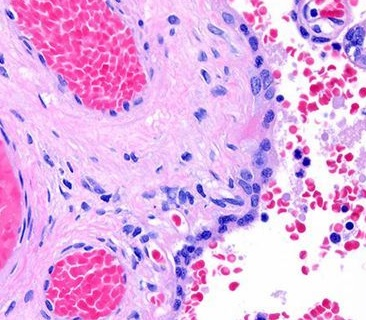
#> input picture Exercicios/# 6 - Segmentação/ImgEx2.jpg, 366 x 320 px, found by its file name
$ python ex2.py
#> lines starting #> are read from the running program, lines starting #| are printed output that depends on the picture; after the words box and inside, x2 and y2 are one past the last pixel; in counts of white or black regions, pixels touching at a corner belong together
# Dada a imagem à direita, desenvolva um método capaz de
# segmentar as regiões “circulares” em azul/violeta. Descreva
# cada etapa utilizada para caracterizar o método. Em
# seguida, considere algumas regiões de controle e calcule as
# taxas de acerto e erro do método. O programa deve fornecer
# como saída uma imagem com as regiões circulares
# segmentadas e as taxas obtidas.

# Importação das bibliotecas necessárias
import os
import numpy as np
import cv2
import matplotlib.pyplot as plt
from skimage.filters import threshold_local
from PIL import Image

# Função para redimensionar imagem


def opencv_resize(image, ratio):
    width = int(image.shape[1] * ratio)
    height = int(image.shape[0] * ratio)
    dim = (width, height)
    return cv2.resize(image, dim, interpolation=cv2.INTER_AREA)


# Nome do arquivo de imagem a ser processado
file_name = os.path.abspath(os.path.dirname(__file__))+'\\ImgEx2.jpg'

# Abre a imagem com PIL
img_pil = Image.open(file_name)
#> img_pil is the input picture: PIL image 366x320 RGB; mean R, G, B 227.5, 175.3, 229.1
img_pil.thumbnail((200, 200), Image.LANCZOS)
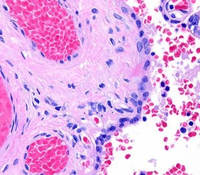
#> img_pil: PIL image 200x175 RGB; mean R, G, B 227.4, 175.3, 229

# Converte a imagem PIL para um array NumPy e depois para o formato de cores BGR
img_np = np.array(img_pil)
image = cv2.cvtColor(img_np, cv2.COLOR_RGB2BGR)

# Redimensiona a imagem para uma altura de 500 pixels
resize_ratio = 500 / image.shape[0]
#> resize_ratio = 2.86
original = image.copy()
image = opencv_resize(image, resize_ratio)
#> in opencv_resize, `return cv2.resize(image, dim, interpolation=cv2.INTER_AREA)`:
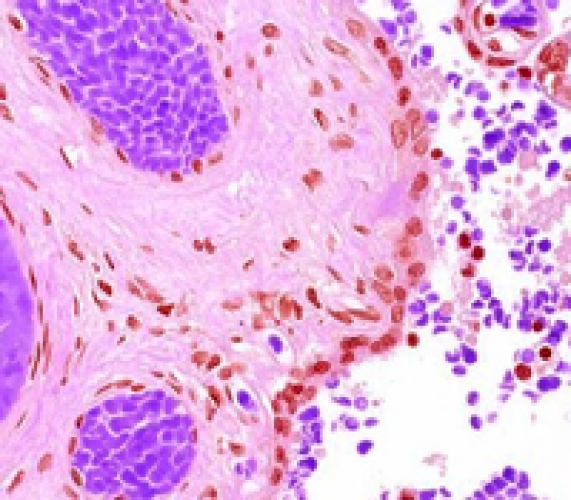
#> returned value: shape (500, 571, 3); mean of channels 0, 1, 2 228.9, 175.2, 227.3; drawn as R, G, B

# Converte a imagem para o espaço de cores RGB e cria uma máscara para os tons de azul
gray = cv2.cvtColor(image, cv2.COLOR_BGR2RGB)
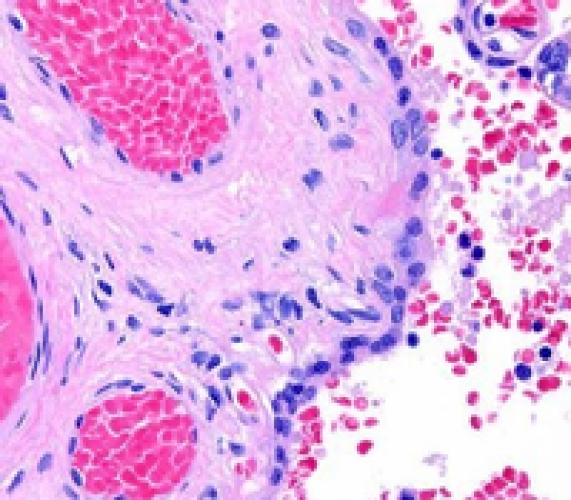
#> gray: shape (500, 571, 3); mean R, G, B 227.3, 175.2, 228.9
mask = cv2.inRange(gray, (100, 90, 90), (130, 255, 255))
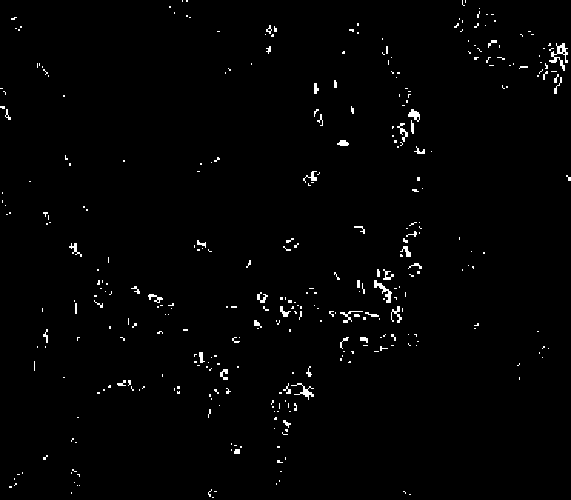
#> mask: shape (500, 571); 1.3% white in thin lines or dots

# Utiliza a operação de erosão para reduzir o ruído na imagem
rectKernel = cv2.getStructuringElement(cv2.MORPH_ELLIPSE, (1, 1))
dilated = cv2.erode(mask, rectKernel)

# Aplica o detector de bordas Canny para encontrar as bordas na imagem
edged = cv2.Canny(dilated, 13, 150, apertureSize=3)
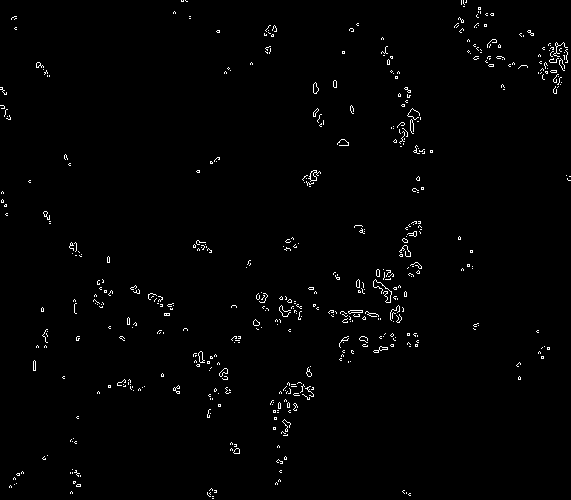
#> edged: shape (500, 571); 1.3% white in thin lines or dots

# Encontra os contornos na imagem
contours, hierarchy = cv2.findContours(
    edged, cv2.RETR_TREE, cv2.CHAIN_APPROX_SIMPLE)
#> contours = 603 contours, 585 with area under 20; largest, box (x1, y1, x2, y2) and area: (308, 170, 321, 182) 46, (310, 170, 317, 181) 42, (313, 82, 319, 94) 38, (313, 82, 319, 94) 38, (198, 351, 205, 363) 36

# Desenha os contornos encontrados na imagem
image_with_contours = cv2.drawContours(
    image.copy(), contours, -1, (0, 255, 0), 3)
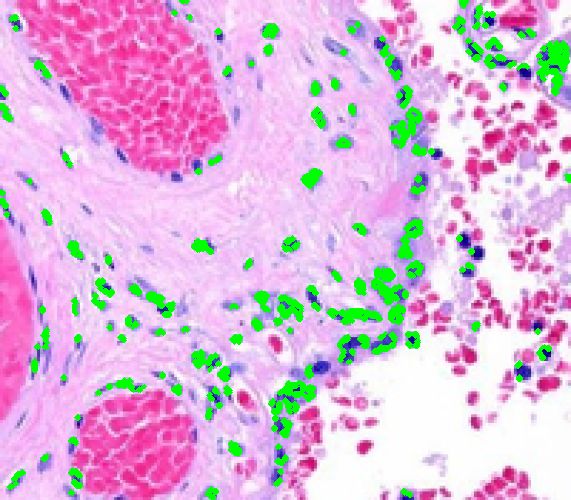
#> image_with_contours: shape (500, 571, 3); mean B, G, R 216.8, 183.3, 219.2

# Detecta círculos na imagem
circles = cv2.HoughCircles(edged, cv2.HOUGH_GRADIENT, dp=1.2, minDist=100)
#> circles = None

# Se algum círculo foi encontrado
if circles is not None:
    # Converte as coordenadas e raios dos círculos para inteiros
    circles = np.round(circles[0, :]).astype("int")

    # Desenha cada círculo na imagem
    for (x, y, r) in circles:
        cv2.circle(image_with_contours, (x, y), r, (0, 255, 0), 4)

# Cria uma figura para mostrar as imagens
fig, ax = plt.subplots(1, 5, figsize=(20, 4))

# Mostra a imagem original
ax[0].imshow(cv2.cvtColor(original, cv2.COLOR_BGR2RGB))
ax[0].set_title("Original Image")

# Mostra a máscara
ax[1].imshow(mask, cmap='Greys_r')
ax[1].set_title("Mask")

# Mostra a imagem após a operação de erosão
ax[2].imshow(dilated, cmap='Greys_r')
ax[2].set_title("Erosion")

# Mostra a imagem após a detecção de bordas Canny
ax[3].imshow(edged, cmap='Greys_r')
ax[3].set_title("Canny Edges")

# Mostra a imagem com os contornos desenhados
ax[4].imshow(cv2.cvtColor(image_with_contours, cv2.COLOR_BGR2RGB))
ax[4].set_title("Contours")

# Remove os eixos das subplots
for a in ax:
    a.axis("off")

plt.show()
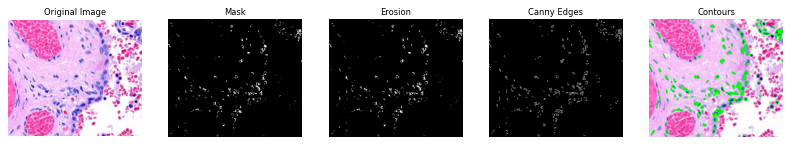
#> figure drawn by matplotlib, 5 panels
